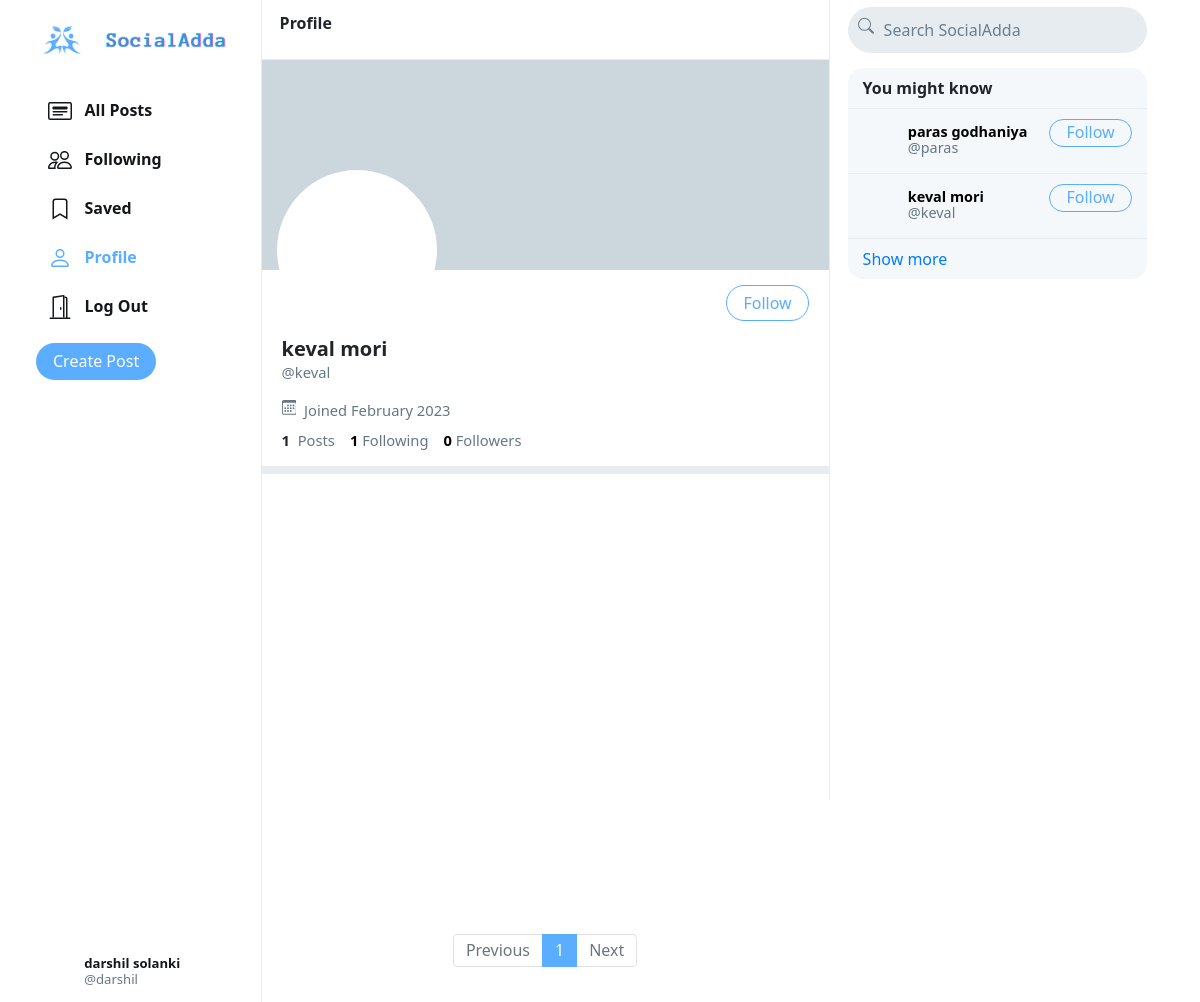
The page /p/keval (signed in) on the database its author committed.
### main/models.py (models this page shows, shortened)
class User(AbstractUser):
    profile_pic = models.ImageField(upload_to='profile_pic/')
    bio = models.TextField(max_length=160, blank=True, null=True)
    cover = models.ImageField(upload_to='covers/', blank=True)

### main/views.py (the view)
# urls.py: path("p/<str:username>", views.profile_view, name='profile'),
def profile_view(request,username):
    user = User.objects.get(username=username)
    all_posts = Post.objects.filter(creater=user).order_by('-date_created')
    paginator = Paginator(all_posts, 10)
    page_number = request.GET.get('page')
    if page_number == None:
        page_number = 1
    posts = paginator.get_page(page_number)
    followings = []
    suggestions = []
    follower = False
    if request.user.is_authenticated:
        followings = Follower.objects.filter(followers=request.user).values_list('user', flat=True)
        suggestions = User.objects.exclude(pk__in=followings).exclude(username=request.user.username).order_by("?")[:6]
        if request.user in Follower.objects.get(user=user).followers.all():
            follower = True
    follower_count = Follower.objects.get(user=user).followers.all().count()
    following_count = Follower.objects.filter(followers=user).count()
    return render(request, 'profile.html', {
        "username": user,
        "posts": posts,
        "posts_count": all_posts.count(),
        "suggestions": suggestions,
        "page": "profile",
        "is_follower": follower,
        "follower_count": follower_count,
        "following_count": following_count
    })

### templates/profile.html (shortened to what this page needs)
{% extends 'feed.html' %}
{% load static %}
{% block profile %}
    <div class="profile-view" data-user="{{username.username}}">
        <div class="cover-image" style="background-image: url(/media/{{username.cover}})"></div>
        <div class="profile-image" style="background-image: url(/media/{{username.profile_pic}})"></div>
        <div class="profile-details">
            <div>
                {% if user.username == username.username %}
                    <button class="btn btn-outline-info float-right" id="edit-profile-btn">Edit Profile</button>
                {% elif is_follower %}
                    <button class="btn btn-blue float-right" onclick="unfollow_user(this,'{{username.username}}','edit_page')" id="following-btn">Following</button>
                {% else %}
                    <button class="btn btn-outline-info float-right" onclick="follow_user(this,'{{username.username}}','edit_page')" >Follow</button>
                {% endif %}
            </div>
            <div class="details-data">
                <h5>{{username.first_name}} {{username.last_name}}</h5>
                <div class="grey">@{{username.username}}</div>
                <div class="grey" style="padding: 8px 0px;">
                    &nbsp;Joined {{username.date_joined | date:"F Y"}}
                </div>
                <div>
                    <strong>
                        {{posts_count}}
                    </strong>
                    &nbsp;<span class="grey">Posts</span>
                    <a href="#">
                        <strong id="following__count">{{following_count | default:0}}</strong>&nbsp;<span class="grey">Following</span>
                    </a>
                    <a href="#">
                        <strong id="follower__count">{{follower_count | default:0}}</strong>&nbsp;<span class="grey">Followers</span>
                    </a>
                </div>
            </div>
        </div>
    </div>
    <div class="space"></div>
{% endblock %}

### templates/ly_main.html (shortened to what this page needs)
{% load static %}
<!DOCTYPE html>
<html lang="en">
    <head>
        <link rel="stylesheet" href="https://stackpath.bootstrapcdn.com/bootstrap/4.4.1/css/bootstrap.min.css">
        <link href="{% static 'main/styles.css' %}" rel="stylesheet">
    </head>
    <body>
        <div class="body" data-page="{{page}}">
            <div class="sidenav">
                <a href="{% url 'home' %}" class="navbar-brand">
                    <img src="{% static 'main/images/logo.png' %}" height="40em">
                </a>
                <div style="height: 100%;">
                    <div>
                        <div>
                            <ul>
                                <li class="nav-item" id="all_posts">
                                <a href="{% url 'home' %}" class="nav-link">
                                    <div>
                                        &nbsp;&nbsp;All Posts
                                    </div>
                                </a>
                                </li>
								<li class="nav-item" id="following">
									<a href="{% url 'following' %}" class="nav-link">
										<div>
											&nbsp;&nbsp;Following
										</div>
									</a>
								</li>
								<li class="nav-item" id="saved">
									<a href="{% url 'saved' %}" class="nav-link">
										<div>
											<svg width="1.5em" height="1.5em" viewBox="0 0 16 16" class="bi bi-bookmark" fill="currentColor" xmlns="http://www.w3.org/2000/svg">
												<path fill-rule="evenodd" d="M8 12l5 3V3a2 2 0 0 0-2-2H5a2 2 0 0 0-2 2v12l5-3zm-4 1.234l4-2.4 4 2.4V3a1 1 0 0 0-1-1H5a1 1 0 0 0-1 1v10.234z"/>
											  </svg>
											&nbsp;&nbsp;Saved
										</div>
									</a>
								</li>
								<li class="nav-item" id="profile">
									<a href="{% url 'profile' user.username %}" class="nav-link">
										<div>
											&nbsp;&nbsp;Profile
										</div>
									</a>
								</li>
								<li class="nav-item" id="logout">
									<a href="{% url 'logout' %}" class="nav-link">
										<div>
											&nbsp;&nbsp;Log Out
										</div>
									</a>
								</li>
                            </ul>
                        </div>
                        <button id="popup-btn" class="btn  btn-blue" onclick="createpost()">Create Post</button>
                    </div>
                    <div style="position: absolute; bottom: 10px;">
						<li class="nav-item sidenav-user">
							<a href="{% url 'profile' user.username %}" class="nav-link">
								<div class="user_account">
									<div class="small-profilepic" style="float: left; background-image: url(/media/{{user.profile_pic}})"></div>
									<div style="height: 2.7vw; margin: auto;">
										<div style="margin-top: 4px;"><strong>{{user.first_name}} {{user.last_name}}</strong></div>
										<div class="grey" style="margin-top: 4px;">@{{ user.username }}</div>
									</div>
								</div>
							</a>
						</li>
                    </div>
                </div>
            </div>
            {% block body %}
            {% endblock %}
            <div class="right-div">
                <nav class="head">
                    <form action="#">
                        <div class="search-div">
                            <div>
                            </div>
                            <input type="text" name="query" id="search-box" placeholder="Search SocialAdda">
                        </div>
                    </form>
                </nav>
                <div class='right-div-content'>
                    <div class="space" style="background-color: white;"></div>
					<div class="suggestion-box">
						<div class="suggestion-header">
							You might know
						</div>
						{% for suggestion in suggestions %}
							<div class="suggestion-user">
								<div>
									<a href="{% url 'profile' suggestion.username %}">
										<div class="small-profilepic" style="background-image: url(/media/{{suggestion.profile_pic}})"></div>
									</a>
								</div>
								<div class="user-details">
									<a href="{% url 'profile' suggestion.username %}">
										<div id="user-name">
											<strong>
												{{suggestion.first_name}} {{suggestion.last_name}}
											</strong>
										</div>
										<div class="grey">@{{suggestion.username}}</div>
									</a>
								</div>
								<div>
									<button class="btn btn-outline-info " type="button" onclick="follow_user(this,'{{suggestion.username}}','suggestion')">Follow</button>
								</div>
							</div>
						{% empty %}
								<div style="text-align: center; border-bottom: .5px solid #e6ecf0; padding: 10px 15px;">
									<span class="grey" style="font-size: .9em;">No suggestions available.</span>
								</div>
						{% endfor %}
						<div class="suggestion-footer">
							<a href="#">Show more</a>
						</div>
					</div>
                </div>
            </div>
        </div>
    </body>
</html>

### main/static/main/styles.css (style rules this page uses)
.body { display: flex; min-height: 100%; font-family: system-ui, sans-serif; }
.btn-blue { background-color: #5badff; color:#fff; }
.btn { border-radius: 20px; padding: 0.32rem 1rem 0.375rem 1rem; }
.btn, .btn:focus, .btn:active { box-shadow: none !important; -webkit-box-shadow: none !important; }
.btn-outline-info { color:#5badff; border-color: #5badff; }
.grey { color: #657786; }
svg { vertical-align: text-top; }
.sidenav { height: 100%; width: 21.8%; position: fixed; top: 0; left: 0; padding: 15px; list-style: none; border-right: .5px solid #e6ecf0; z-index: 100; padding-left: 3%; background-color: white; }
.sidenav ul { list-style: none; padding-left: 0px; margin-top: 3vh; }
.sidenav li { margin-top: 7px; }
.sidenav .nav-link { color: #14171a; line-height: .7em; font-weight: 700; padding: 0px; }
.sidenav .nav-link > div { padding: 10px 20px 8px 12px; border-radius: 25px; line-height: 0.9em; width: max-content; }
.user_account { display: flex; font-size: .82rem; font-weight: normal; padding-top: 3px !important; padding-bottom: 3px !important; padding-left: 3px !important; }
.user_account .small-profilepic { transform: scale(.82); margin-left: auto; margin-top: auto; }
.active a { color: #5badff !important; }
.head { height: 7.5vh; }
.small-profilepic { width: 3.1vw; height: 3.1vw; border-radius: 9999px; overflow: hidden; margin-right: 8px; background-size: cover; background-repeat: no-repeat; background-position: center; box-sizing: content-box; }
.space { height: 8px; background-color: #e6ecf0; }
.cover-image { height: 210px; background-size: cover; background-position: center; background-repeat: no-repeat; background-color: #ccd6dd; }
.profile-image { width: 160px; height: 160px; position: absolute; left: 15px; top: 110px; border-radius: 99999px; border: 4px solid white; background-size: cover; background-repeat: no-repeat; background-position: center; background-color: white; }
.profile-details { padding: 15px 20px; }
.profile-details button { padding-bottom: 0.3rem; }
.profile-details > .details-data { margin-top: 52px; font-size: .92em; }
.profile-details h5 { font-weight: 800; margin-bottom: 0px; }
.profile-details a { color: black; text-decoration: none; }
.right-div { width: 28%; height: 100vh; position: fixed; right: 2.95%; border-left: .5px solid #e6ecf0; background-color: white; }
.right-div .head { padding: .9vh 1.5vw; }
.right-div .search-div { margin-left: auto; margin-right: auto; display: flex; border-radius: 25px; background-color: #e6ecf0; padding-left: 10px; padding-right: 10px; vertical-align: middle; }
#search-box { height: 5.7vh; border: none; background: none; outline: none; width: 100%; margin-left: 8px; }
#search-box::placeholder { color: #6d7e8c; }
.right-div-content { height: 92.5vh; overflow: auto; padding-left: 1.5vw; padding-right: 1.5vw; }
.suggestion-box, .guest-box { border-radius: 15px; overflow: hidden; background-color: #f5f8fa; }
.suggestion-header { padding: 13px 15px; line-height: .9em; font-weight: 800; border-bottom: .5px solid #e6ecf0; }
.suggestion-user { display: flex; padding: 10px 15px; font-size: .9em; border-bottom: .5px solid #e6ecf0; }
.suggestion-user a { color: black; text-decoration: none; }
.user-details { flex: 1; line-height: 1.1em; padding: 5px 0px 7px 0px; }
.suggestion-user .btn { padding: 0em 1em .09em 1em; }
.suggestion-footer { padding: 13px 15px; line-height: .9em; }
.suggestion-footer a { text-decoration: none; }

### rows shown on the page
User: first_name "darshil", last_name "solanki", username "darshil"
User: first_name "keval", last_name "mori", username "keval", date_joined "February 2023"
User: first_name "paras", last_name "godhaniya", username "paras"

### other values the page prints
{{ posts_count }} "1"
{{ following_count | default:0 }} "1"
{{ follower_count | default:0 }} "0"
{{ each }} "1"
